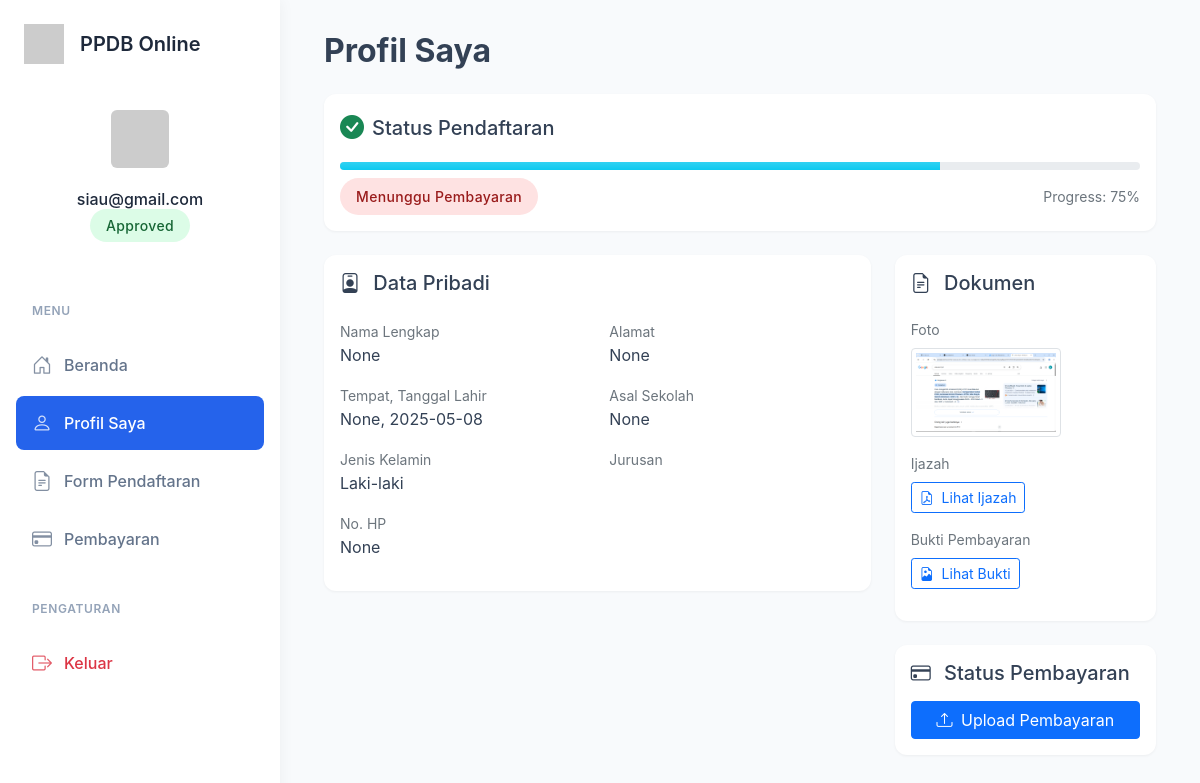
The app's page /profile (signed in), older data.
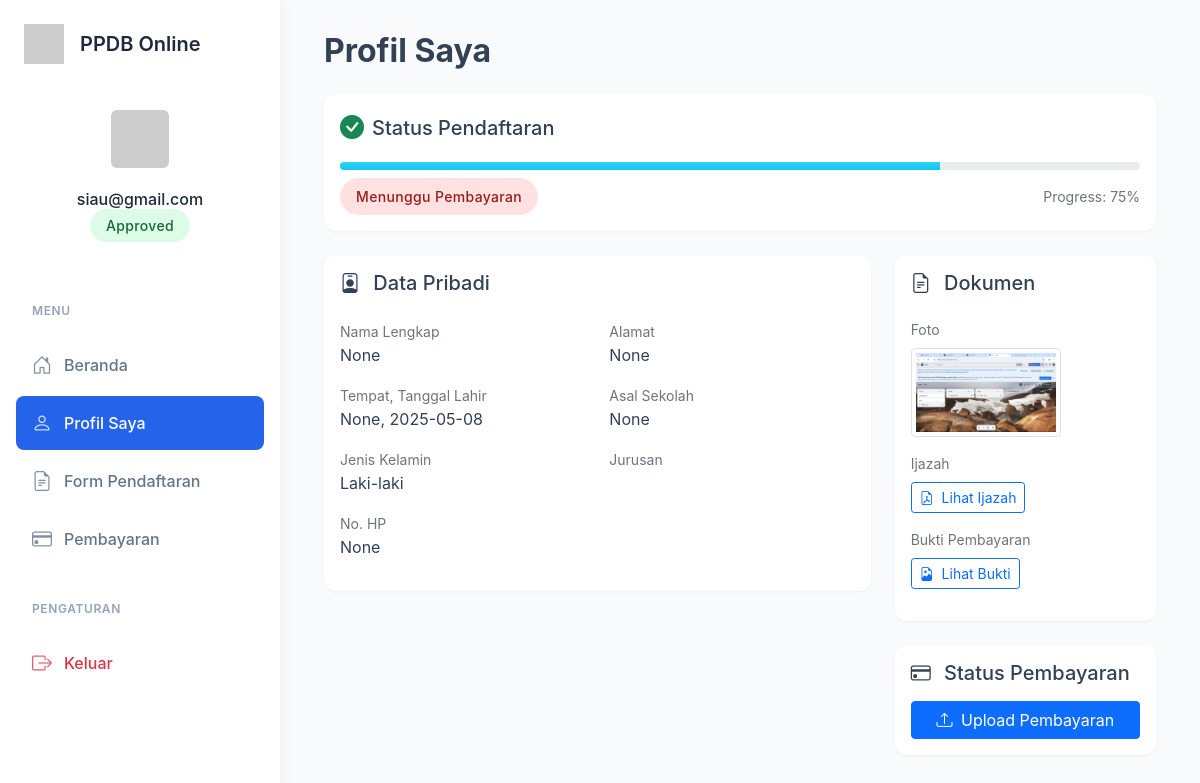
The same page, newer data.
### app copy.py (models this page shows)
class Formulir(db.Model):
    id = db.Column(db.Integer, primary_key=True)
    user_id = db.Column(db.Integer, db.ForeignKey('users.id'), nullable=False)  # Correct table name
    user = db.relationship('User', back_populates='formulir')
    nama_lengkap = db.Column(db.String(100))
    tempat_lahir = db.Column(db.String(100))
    tanggal_lahir = db.Column(db.String(100))
    jenis_kelamin = db.Column(db.String(20))
    alamat = db.Column(db.String(200))
    asal_sekolah = db.Column(db.String(200))
    no_hp = db.Column(db.String(20))
    foto_path = db.Column(db.String(200))
    ijazah_path = db.Column(db.String(200))
    pembayaran_path = db.Column(db.String(200))
    verifikasi_status = db.Column(db.String(20), default='belum')

### app copy.py (the view)
    def wrapper(*args, **kwargs):
        if 'user_id' not in session:
            flash('Anda perlu masuk terlebih dahulu.')
            return redirect(url_for('login'))
        return f(*args, **kwargs)

### app copy.py (called while the page is built)
def login_required(f):
    def wrapper(*args, **kwargs):
        if 'user_id' not in session:
            flash('Anda perlu masuk terlebih dahulu.')
            return redirect(url_for('login'))
        return f(*args, **kwargs)
    wrapper.__name__ = f.__name__
    return wrapper

@app.before_request
def make_session_permanent():
    session.permanent = True

@app.route('/profile')
@login_required
def profile():
    user = User.query.get(session['user_id'])
    formulir = Formulir.query.filter_by(user_id=user.id).first()
    return render_template('profile.html', user=user, formulir=formulir)

@app.context_processor
def utility_processor():
    def get_current_user():
        if 'user_id' in session:
            return User.query.get(session['user_id'])
        return None
    def get_user_formulir():
        if 'user_id' in session:
            return Formulir.query.filter_by(user_id=session['user_id']).first()
        return None
    return dict(get_current_user=get_current_user, get_user_formulir=get_user_formulir)

### templates/profile.html (shortened to what the changed rows need)
{% extends "base.html" %}
{% block content %}
<div class="row">
    <div class="col-12 mb-4">
        <h2 class="fw-bold mb-4">Profil Saya</h2>
        {% if formulir %}
        <div class="card mb-4">
            <div class="card-body">
                <div class="d-flex align-items-center mb-3">
                    <i class="bi bi-check-circle-fill fs-4 me-2 {% if formulir.verifikasi_status == 'approved' %}text-success{% elif formulir.verifikasi_status == 'pending' %}text-warning{% else %}text-danger{% endif %}"></i>
                    <h5 class="mb-0">Status Pendaftaran</h5>
                </div>
                {% set progress = 100 if formulir.verifikasi_status == 'approved' and formulir.pembayaran_status == 'approved'
                            else 75 if formulir.verifikasi_status == 'approved'
                            else 50 if formulir.verifikasi_status == 'pending'
                            else 25 if formulir.verifikasi_status == 'rejected'
                            else 0 %}
                <div class="progress rounded-pill mb-2" style="height: 15px;">
                    <div class="progress-bar bg-gradient {{ 'bg-success' if formulir.verifikasi_status == 'approved' and formulir.pembayaran_status == 'approved'
                                        else 'bg-info' if formulir.verifikasi_status == 'approved'
                                        else 'bg-warning' if formulir.verifikasi_status == 'pending'
                                        else 'bg-danger' }}"
                         role="progressbar"
                         style="width: {{ progress }}%">
                    </div>
                </div>
                <div class="d-flex justify-content-between align-items-center">
                    <span class="status-badge {{ 'status-approved' if formulir.verifikasi_status == 'approved' and formulir.pembayaran_status == 'approved'
                                    else 'status-pending' if formulir.verifikasi_status == 'pending'
                                    else 'status-rejected' }}">
                        {{ "Selesai" if formulir.verifikasi_status == 'approved' and formulir.pembayaran_status == 'approved'
                           else "Menunggu Pembayaran" if formulir.verifikasi_status == 'approved'
                           else formulir.verifikasi_status|title }}
                    </span>
                    <small class="text-muted">Progress: {{ progress }}%</small>
                </div>
            </div>
        </div>
        <div class="row">
            <div class="col-md-8">
                <div class="card mb-4">
                    <div class="card-body">
                        <h5 class="card-title mb-4">
                            <i class="bi bi-person-badge me-2"></i>
                            Data Pribadi
                        </h5>
                        <div class="row g-4">
                            <div class="col-md-6">
                                <div class="mb-3">
                                    <label class="text-muted small">Nama Lengkap</label>
                                    <p class="mb-0 fw-medium">{{ formulir.nama_lengkap }}</p>
                                </div>
                                <div class="mb-3">
                                    <label class="text-muted small">Tempat, Tanggal Lahir</label>
                                    <p class="mb-0 fw-medium">{{ formulir.tempat_lahir }}, {{ formulir.tanggal_lahir }}</p>
                                </div>
                                <div class="mb-3">
                                    <label class="text-muted small">Jenis Kelamin</label>
                                    <p class="mb-0 fw-medium">{{ formulir.jenis_kelamin }}</p>
                                </div>
                                <div class="mb-3">
                                    <label class="text-muted small">No. HP</label>
                                    <p class="mb-0 fw-medium">{{ formulir.no_hp }}</p>
                                </div>
                            </div>
                            <div class="col-md-6">
                                <div class="mb-3">
                                    <label class="text-muted small">Alamat</label>
                                    <p class="mb-0 fw-medium">{{ formulir.alamat }}</p>
                                </div>
                                <div class="mb-3">
                                    <label class="text-muted small">Asal Sekolah</label>
                                    <p class="mb-0 fw-medium">{{ formulir.asal_sekolah }}</p>
                                </div>
                                <div class="mb-3">
                                    <label class="text-muted small">Jurusan</label>
                                </div>
                            </div>
                        </div>
                    </div>
                </div>
            </div>
            <div class="col-md-4">
                <div class="card mb-4">
                    <div class="card-body">
                        <h5 class="card-title mb-4">
                            <i class="bi bi-file-earmark-text me-2"></i>
                            Dokumen
                        </h5>
                        {% if formulir.foto_path %}
                        <div class="mb-3">
                            <label class="text-muted small d-block mb-2">Foto</label>
                            <img src="{{ url_for('static', filename=formulir.foto_path) }}"
                                 class="img-thumbnail" style="max-width: 150px" alt="Foto profil">
                        </div>
                        {% endif %}
                        {% if formulir.ijazah_path %}
                        <div class="mb-3">
                            <label class="text-muted small d-block mb-2">Ijazah</label>
                            <a href="{{ url_for('static', filename=formulir.ijazah_path) }}"
                               class="btn btn-sm btn-outline-primary" target="_blank">
                               <i class="bi bi-file-earmark-pdf me-1"></i>
                               Lihat Ijazah
                            </a>
                        </div>
                        {% endif %}
                        {% if formulir.pembayaran_path %}
                        <div class="mb-3">
                            <label class="text-muted small d-block mb-2">Bukti Pembayaran</label>
                            <a href="{{ url_for('static', filename=formulir.pembayaran_path) }}"
                               class="btn btn-sm btn-outline-primary" target="_blank">
                               <i class="bi bi-file-earmark-image me-1"></i>
                               Lihat Bukti
                            </a>
                        </div>
                        {% endif %}
                    </div>
                </div>
                {% if formulir.verifikasi_status == 'approved' %}
                <div class="card">
                    <div class="card-body">
                        <h5 class="card-title mb-3">
                            <i class="bi bi-credit-card me-2"></i>
                            Status Pembayaran
                        </h5>
                        {% if formulir.pembayaran_status == 'approved' %}
                            <div class="status-badge status-approved w-100 text-center">Pembayaran Diterima</div>
                        {% elif formulir.pembayaran_status == 'pending' %}
                            <div class="status-badge status-pending w-100 text-center">Menunggu Verifikasi</div>
                        {% elif formulir.pembayaran_status == 'rejected' %}
                            <div class="status-badge status-rejected w-100 text-center mb-3">Pembayaran Ditolak</div>
                            <a href="{{ url_for('pembayaran') }}" class="btn btn-primary w-100">
                                <i class="bi bi-upload me-1"></i>
                                Upload Ulang Pembayaran
                            </a>
                        {% else %}
                            <a href="{{ url_for('pembayaran') }}" class="btn btn-primary w-100">
                                <i class="bi bi-upload me-1"></i>
                                Upload Pembayaran
                            </a>
                        {% endif %}
                    </div>
                </div>
                {% endif %}
            </div>
        </div>
        {% endif %}
    </div>
</div>
{% endblock %}

### templates/base.html (shortened to what this page needs)
<!DOCTYPE html>
<html>
<head>
  <link href="https://cdn.jsdelivr.net/npm/bootstrap@5.1.3/dist/css/bootstrap.min.css" rel="stylesheet">
  <link rel="stylesheet" href="https://cdn.jsdelivr.net/npm/bootstrap-icons@1.8.1/font/bootstrap-icons.css">
</head>
<body>
  <div class="wrapper">
    <nav class="sidebar">
      <div class="sidebar-header">
        <div class="sidebar-brand">
          <img src="https://ui-avatars.com/api/?name=PPDB&background=2563eb&color=fff" alt="Logo">
          <h4>PPDB Online</h4>
        </div>
        {% if session.user_id %}
        <div class="sidebar-user">
          {% set user = get_current_user() %}
          <img src="https://ui-avatars.com/api/?name={{ user.username }}&background=random" alt="Profile">
          <h6 class="mt-3 mb-1">{{ user.username }}</h6>
          {% set formulir = get_user_formulir() %}
          {% if formulir %}
          <span class="status-badge
                    {% if formulir.verifikasi_status == 'approved' %}status-approved
                    {% elif formulir.verifikasi_status == 'pending' %}status-pending
                    {% else %}status-rejected{% endif %}">
            {{ formulir.verifikasi_status|title }}
          </span>
          {% endif %}
        </div>
        {% endif %}
      </div>
      <div class="sidebar-menu">
        <div class="nav-section">
          <div class="nav-section-title">Menu</div>
          <div class="nav flex-column">
            {% if not session.user_id %}
            <a href="{{ url_for('index') }}" class="nav-link {{ 'active' if request.endpoint == 'index' }}">
              <i class="bi bi-house-door"></i>
              <span>Beranda</span>
            </a>
            <a href="{{ url_for('login') }}" class="nav-link {{ 'active' if request.endpoint == 'login' }}">
              <i class="bi bi-box-arrow-in-right"></i>
              <span>Login</span>
            </a>
            <a href="{{ url_for('register') }}" class="nav-link {{ 'active' if request.endpoint == 'register' }}">
              <i class="bi bi-person-plus"></i>
              <span>Daftar</span>
            </a>
            {% else %}
            <a href="{{ url_for('index') }}" class="nav-link {{ 'active' if request.endpoint == 'index' }}">
              <i class="bi bi-house-door"></i>
              <span>Beranda</span>
            </a>
            <a href="{{ url_for('profile') }}" class="nav-link {{ 'active' if request.endpoint == 'profile' }}">
              <i class="bi bi-person"></i>
              <span>Profil Saya</span>
            </a>
            <a href="{{ url_for('verifikasi') }}" class="nav-link {{ 'active' if request.endpoint == 'verifikasi' }}">
              <i class="bi bi-file-earmark-text"></i>
              <span>Form Pendaftaran</span>
            </a>
            {% set formulir = get_user_formulir() %}
            {% if formulir and formulir.verifikasi_status == 'approved' %}
            <a href="{{ url_for('pembayaran') }}" class="nav-link {{ 'active' if request.endpoint == 'pembayaran' }}">
              <i class="bi bi-credit-card"></i>
              <span>Pembayaran</span>
            </a>
            {% endif %}
            <div class="nav-section-title mt-4">Pengaturan</div>
            <a href="{{ url_for('logout') }}" class="nav-link text-danger">
              <i class="bi bi-box-arrow-right"></i>
              <span>Keluar</span>
            </a>
            {% endif %}
          </div>
        </div>
      </div>
    </nav>
    <div class="content">
      <div class="container-fluid">
        {% block content %}{% endblock %}
      </div>
    </div>
  </div>
</body>
</html>

Row changes from the older to the newer data that the page shows:
changed Formulir "None": foto_path: a different picture
